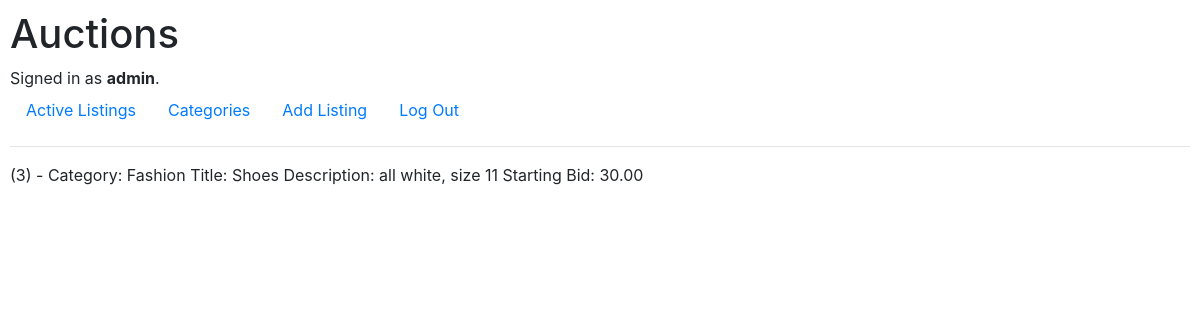
Page /3 (signed in) on the committed database.
### auctions/models.py (models this page shows)
class User(AbstractUser):
    pass

class Listing(models.Model):
    category = models.CharField(max_length=50)
    title = models.CharField(max_length=50)
    description = models.CharField(max_length=255)
    starting_bid = models.DecimalField(max_digits=9,decimal_places=2)
    def __str__(self):
        return f"({self.id}) - Category: {self.category}{chr(10)}Title: {self.title}{chr(10)}Description: {self.description}{chr(10)}Starting Bid: {self.starting_bid}"

### auctions/views.py (the view)
# urls.py: path("<int:listing_id>", views.listing, name="listing"),
def listing(request, listing_id):
    listing = Listing.objects.get(pk=listing_id)
    return render(request, "auctions/listing.html", {
        "listing": listing
    })

### auctions/templates/auctions/listing.html
{% extends "auctions/layout.html" %}
{% block body %}
    <p>{{listing}}</p>
{% endblock %}

### auctions/templates/auctions/layout.html (shortened to what this page needs)
{% load static %}
<!DOCTYPE html>
<html lang="en">
    <head>
        <link rel="stylesheet" href="https://stackpath.bootstrapcdn.com/bootstrap/4.4.1/css/bootstrap.min.css">
        <link href="{% static 'auctions/styles.css' %}" rel="stylesheet">
    </head>
    <body>
        <h1>Auctions</h1>
        <div>
            {% if user.is_authenticated %}
                Signed in as <strong>{{ user.username }}</strong>.
            {% else %}
                Not signed in.
            {% endif %}
        </div>
        <ul class="nav">
            <li class="nav-item">
                <a class="nav-link" href="{% url 'auctions:index' %}">Active Listings</a>
            </li>
            <li class="nav-item">
                <a class="nav-link" href="{% url 'auctions:categories' %}">Categories</a>
            </li>
            {% if user.is_authenticated %}
                <li class="nav-item">
                <a class="nav-link" href="{% url 'auctions:add' %}">Add Listing</a>
                </li>
                <li class="nav-item">
                    <a class="nav-link" href="{% url 'auctions:logout' %}">Log Out</a>
                </li>
            {% endif %}
        </ul>
        <hr>
        {% block body %}
        {% endblock %}
    </body>
</html>

### auctions/static/auctions/styles.css (style rules this page uses)
body { padding: 10px; }

### rows in the picture
User: username "admin"
Listing: id+category+title "(3) - Category: Fashion Title: Shoes Description: all white, size 11 Starting Bid: 30.00"
